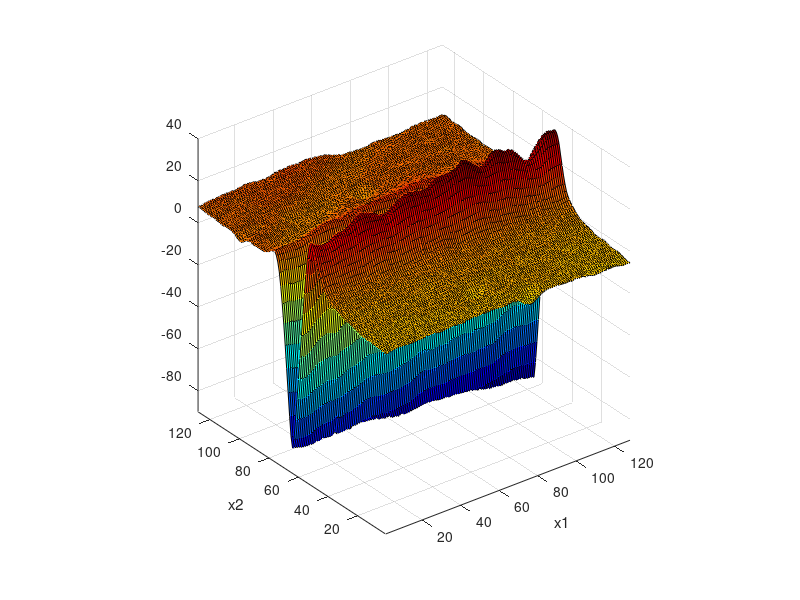
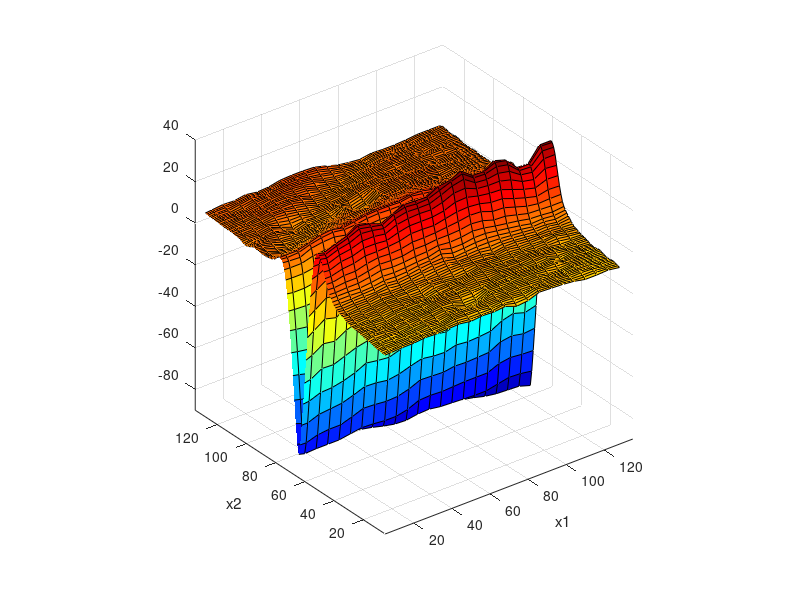

MATLAB code to generate these figures, in order: (Note: this script raises an error after producing the figures.)
% isotropic/unisotropic undersampling
% combine delaunayTriangulation interpolation and GPR
% zhouweiyan 20180926
% done
clear
% close all
clc
opt='GP';
% opt='DT';
load groove1.mat
figure
surf(groove);colormap(jet)
% view([0 -90])
axis equal
xlim([1,128]);ylim([1,128]);zlim([-90,40]);
xlabel('x1');ylabel('x2');view(3)

%% data preparation
% train set
x1_train=2:6:128; x2_train=1:128;
[X1_train,X2_train]=meshgrid(x1_train,x2_train);
X_train=[X1_train(:),X2_train(:)];
y_train=groove(x2_train,x1_train);
y_train=y_train(:);
figure
surf(X1_train,X2_train,reshape(y_train,length(x2_train),length(x1_train)));colormap(jet)
axis equal
xlabel('x1');ylabel('x2');zlim([-90,40]);

% test set
x1_test=min(x1_train):max(x1_train);x2_test=min(x2_train):max(x2_train);
[X1_test,X2_test]=meshgrid(x1_test,x2_test);
X_test=[X1_test(:),X2_test(:)];
y_test_ideal=groove(x2_test,x1_test);

%% GP regression/DT linear interplotation
switch opt
    case 'GP'
        meanfunc=[];hyp.mean=[];
        % mask=[1,0];
        covfunc={'covSEard'};hyp.cov=log([10;10;20]);
        % covfunc={'covMask',{mask,{'covSEiso'}}};hyp.cov=log([2;40]);  %log([ell;sf])
        likfunc='likGauss';hyp.lik=log(0.1);    % log(sn)
        hyp=minimize(hyp,@gp,-80,@infGaussLik,meanfunc,covfunc,likfunc,X_train,y_train);
        [m,s2]=gp(hyp,@infGaussLik,meanfunc,covfunc,likfunc,X_train,y_train,X_test);
        figure
        surf(X1_test,X2_test,reshape(m,length(x2_test),length(x1_test)))
        colormap(jet)
        axis equal
        xlim([1,128]);ylim([1,128]);zlim([-90,40]);
        xlabel('x1');ylabel('x2');
        view(3)
    case 'DT'
        P=X_train;
        DT=delaunayTriangulation(P);
        % triplot(DT)
        V=y_train;
        Pq=X_test;
        
        [ti,bc]=pointLocation(DT,Pq);
        triVals=V(DT(ti,:));
        Vq=dot(bc',triVals')';
        m=Vq;
        figure
        surf(X1_test,X2_test,reshape(m,length(x2_test),length(x1_test)))
        colormap(jet)
        axis equal
        xlim([min(x1_train),max(x1_train)]);ylim([min(x2_train),max(x2_train)]);zlim([-90,40]);
        xlabel('x1');ylabel('x2');
        view(3)
end
%% Error analysis
range=max(groove(:))-min(groove(:));
% NRMSD=sqrt(sum(m-y_test_ideal(:)).^2)/range
% max(m-y_test_ideal(:))

m_a=reshape(m,length(x2_test),length(x1_test));
% m_a=m_a(1:256,4:252);y_test_ideal_a=y_test_ideal(1:256,4:252);    % cut
% the boundary of x1

figure
surf(y_test_ideal-m_a);   % surf(y_test_ideal_a-m_a,'FaceAlpha',0.1); 
zlim([-90,40]);
NRMSD=sqrt(sum((m_a(:)-y_test_ideal(:)).^2))/range
max(abs(m_a(:)-y_test_ideal(:)))
PSNR=max(y_test_ideal(:))*sqrt(length(x1_test)*length(x2_test))/sqrt(sum((m_a(:)-y_test_ideal(:)).^2))
PSNR=20*log(PSNR)/log(10)